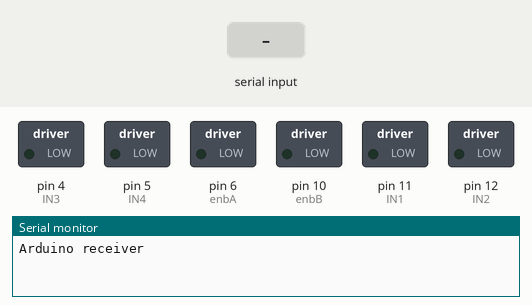
Bench run of a sketch on a simulated Arduino Uno, built with avr-gcc and run on an emulated ATmega328P. Shown: switched loads named in the sketch (green lamp = pin HIGH), the last lines printed to the serial monitor. Inputs (shaded band) come from the test bench.

Above: at 1.2 s.
1.3 s: "90,45\n" received over the second serial link
At 1.6 s:
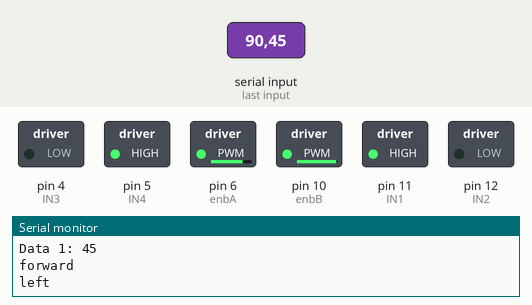
2.8 s: "30,150\n" received over the second serial link
At 3.9 s:
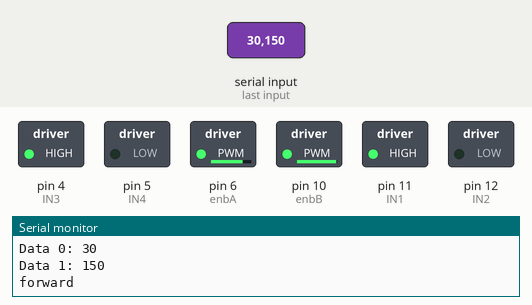
4.3 s: "1,90\n" received over the second serial link
At 5.1 s:
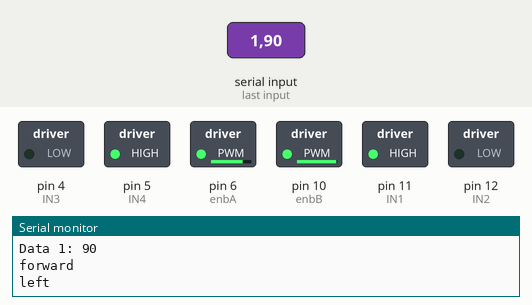
Timing chart, 0 to 7.3 s (numbered marks = the images above; inputs shaded):
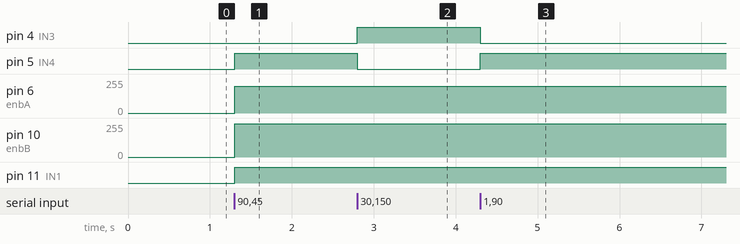

Measured:
- after the input at 1.3 s, pin 5 (IN4), pin 11 (IN1): LOW → HIGH at once; pin 6 (enbA): 0/255 → 200/255 at once; pin 10 (enbB): 0/255 → 250/255 at once
- after the input at 2.8 s, pin 4 (IN3): LOW → HIGH at once; pin 5 (IN4): HIGH → LOW at once
- after the input at 4.3 s, pin 4 (IN3): HIGH → LOW at once; pin 5 (IN4): LOW → HIGH at once

The sketch:

receptor.ino
```cpp
#include <SoftwareSerial.h>

#define BT_NAME   "BT_Slave"

SoftwareSerial mySerial(3, 2); // RX, TX

const int enbA = 6;
const int enbB = 10;

const int IN1 = 11;    //Right Motor (-)
const int IN2 = 12;    //Right Motor (+)
const int IN3 = 4;    //Left Motor (+)
const int IN4 = 5;    //Right Motor (-)

int RightSpd = 200;
int LeftSpd = 250;
void setup()
{
  pinMode(enbA, OUTPUT);
  pinMode(enbB, OUTPUT);
  pinMode(IN1, OUTPUT);
  pinMode(IN2, OUTPUT);
  pinMode(IN3, OUTPUT);
  pinMode(IN4, OUTPUT);
  Serial.begin(38400);

  mySerial.begin(38400);

  Serial.println("Arduino receiver");
}

void loop() {
  if (mySerial.available()) {
    String receivedData = mySerial.readStringUntil('\n');
    Serial.println(receivedData);
    int data[2];
    int commaIndex = receivedData.indexOf(',');
    if (commaIndex > 0) {
      data[0] = receivedData.substring(0, commaIndex).toInt();
      data[1] = receivedData.substring(commaIndex + 1).toInt();

      Serial.print("Data 0: ");
      Serial.println(data[0]);
      Serial.print("Data 1: ");
      Serial.println(data[1]);

      if(data[0] < 340){
      //forward
      analogWrite(enbA, RightSpd);
      analogWrite(enbB, LeftSpd);
      digitalWrite(IN1, HIGH);
      digitalWrite(IN2, LOW);
      digitalWrite(IN3, HIGH);
      digitalWrite(IN4, LOW);
      Serial.println("forward");
    }

    if(data[0] > 360){
      //backward
      analogWrite(enbA, RightSpd);
      analogWrite(enbB, LeftSpd);
      digitalWrite(IN1, LOW);
      digitalWrite(IN2, HIGH);
      digitalWrite(IN3, LOW);
      digitalWrite(IN4, HIGH);
      Serial.println("backward");
    }

    if(data[1] > 160){
       //right
      analogWrite(enbA, RightSpd);
      analogWrite(enbB, LeftSpd);
      digitalWrite(IN1, LOW);
      digitalWrite(IN2, HIGH);
      digitalWrite(IN3, HIGH);
      digitalWrite(IN4, LOW);
      Serial.println("right");
    }

    if(data[1] < 140){
     //left
      analogWrite(enbA, RightSpd);
      analogWrite(enbB, LeftSpd);
      digitalWrite(IN1, HIGH);
      digitalWrite(IN2, LOW);
      digitalWrite(IN3, LOW);
      digitalWrite(IN4, HIGH);
      Serial.println("left");
    }

    if(data[0] > 340 && data[0] < 360 && data[1] > 140 && data[1] < 160){
      //stop car
      analogWrite(enbA, 0);
      analogWrite(enbB, 0);
      digitalWrite(IN1, LOW);
      digitalWrite(IN2, LOW);
      digitalWrite(IN3, LOW);
      digitalWrite(IN4, LOW);
      Serial.println("stop");
    }
  }
  }
  if (Serial.available()) {
    mySerial.write(Serial.read());
  }
}
```
